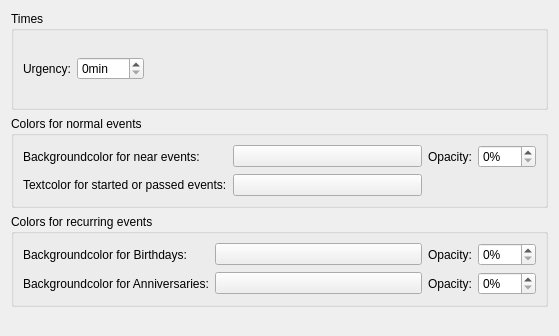
<?xml version="1.0" encoding="UTF-8"?>
<ui version="4.0">
 <class>EventAppletColorConfig</class>
 <widget class="QWidget" name="EventAppletColorConfig">
  <property name="geometry">
   <rect>
    <x>0</x>
    <y>0</y>
    <width>559</width>
    <height>336</height>
   </rect>
  </property>
  <property name="windowTitle">
   <string>Form</string>
  </property>
  <layout class="QVBoxLayout" name="verticalLayout">
   <item>
    <widget class="QGroupBox" name="timeBox">
     <property name="title">
      <string>Times</string>
     </property>
     <layout class="QHBoxLayout" name="horizontalLayout">
      <item>
       <widget class="QLabel" name="label_8">
        <property name="text">
         <string>Urgency:</string>
        </property>
       </widget>
      </item>
      <item>
       <widget class="KIntSpinBox" name="urgencyBox">
        <property name="toolTip">
         <string>The time left until a event is marked as soon beginning.</string>
        </property>
        <property name="suffix">
         <string>min</string>
        </property>
        <property name="maximum">
         <number>280</number>
        </property>
       </widget>
      </item>
      <item>
       <spacer name="horizontalSpacer">
        <property name="orientation">
         <enum>Qt::Horizontal</enum>
        </property>
        <property name="sizeHint" stdset="0">
         <size>
          <width>397</width>
          <height>58</height>
         </size>
        </property>
       </spacer>
      </item>
     </layout>
    </widget>
   </item>
   <item>
    <widget class="QGroupBox" name="normalEventsBox">
     <property name="title">
      <string>Colors for normal events</string>
     </property>
     <layout class="QGridLayout" name="gridLayout_2">
      <item row="0" column="0">
       <widget class="QLabel" name="label">
        <property name="text">
         <string>Backgroundcolor for near events:</string>
        </property>
       </widget>
      </item>
      <item row="0" column="1">
       <widget class="KColorButton" name="urgentColorButton">
        <property name="sizePolicy">
         <sizepolicy hsizetype="MinimumExpanding" vsizetype="Fixed">
          <horstretch>0</horstretch>
          <verstretch>0</verstretch>
         </sizepolicy>
        </property>
        <property name="toolTip">
         <string>The backgroundcolor for soon beginning events.</string>
        </property>
       </widget>
      </item>
      <item row="0" column="2">
       <widget class="QLabel" name="label_5">
        <property name="text">
         <string>Opacity:</string>
        </property>
       </widget>
      </item>
      <item row="0" column="3">
       <widget class="KIntSpinBox" name="urgentOpacity">
        <property name="suffix">
         <string>%</string>
        </property>
        <property name="maximum">
         <number>100</number>
        </property>
       </widget>
      </item>
      <item row="1" column="0">
       <widget class="QLabel" name="label_4">
        <property name="text">
         <string>Textcolor for started or passed events:</string>
        </property>
       </widget>
      </item>
      <item row="1" column="1">
       <widget class="KColorButton" name="startedColorButton">
        <property name="sizePolicy">
         <sizepolicy hsizetype="MinimumExpanding" vsizetype="Fixed">
          <horstretch>0</horstretch>
          <verstretch>0</verstretch>
         </sizepolicy>
        </property>
        <property name="toolTip">
         <string>The textcolor for already started or passed events.</string>
        </property>
       </widget>
      </item>
     </layout>
    </widget>
   </item>
   <item>
    <widget class="QGroupBox" name="recurringEventsBox">
     <property name="title">
      <string>Colors for recurring events</string>
     </property>
     <layout class="QGridLayout" name="gridLayout">
      <item row="0" column="0">
       <widget class="QLabel" name="label_2">
        <property name="text">
         <string>Backgroundcolor for Birthdays:</string>
        </property>
       </widget>
      </item>
      <item row="0" column="1">
       <widget class="KColorButton" name="birthdayColorButton">
        <property name="sizePolicy">
         <sizepolicy hsizetype="MinimumExpanding" vsizetype="Fixed">
          <horstretch>0</horstretch>
          <verstretch>0</verstretch>
         </sizepolicy>
        </property>
        <property name="toolTip">
         <string>The backgroundcolor for birthdays.</string>
        </property>
       </widget>
      </item>
      <item row="0" column="2">
       <widget class="QLabel" name="label_6">
        <property name="text">
         <string>Opacity:</string>
        </property>
       </widget>
      </item>
      <item row="0" column="3">
       <widget class="KIntSpinBox" name="birthdayOpacity">
        <property name="suffix">
         <string>%</string>
        </property>
        <property name="maximum">
         <number>100</number>
        </property>
       </widget>
      </item>
      <item row="1" column="0">
       <widget class="QLabel" name="label_3">
        <property name="text">
         <string>Backgroundcolor for Anniversaries:</string>
        </property>
       </widget>
      </item>
      <item row="1" column="1">
       <widget class="KColorButton" name="anniversariesColorButton">
        <property name="sizePolicy">
         <sizepolicy hsizetype="MinimumExpanding" vsizetype="Fixed">
          <horstretch>0</horstretch>
          <verstretch>0</verstretch>
         </sizepolicy>
        </property>
        <property name="toolTip">
         <string>The backgroundcolor for anniversaries.</string>
        </property>
       </widget>
      </item>
      <item row="1" column="2">
       <widget class="QLabel" name="label_7">
        <property name="text">
         <string>Opacity:</string>
        </property>
       </widget>
      </item>
      <item row="1" column="3">
       <widget class="KIntSpinBox" name="anniversariesOpacity">
        <property name="suffix">
         <string>%</string>
        </property>
        <property name="maximum">
         <number>100</number>
        </property>
       </widget>
      </item>
     </layout>
    </widget>
   </item>
   <item>
    <spacer name="verticalSpacer">
     <property name="orientation">
      <enum>Qt::Vertical</enum>
     </property>
     <property name="sizeHint" stdset="0">
      <size>
       <width>93</width>
       <height>40</height>
      </size>
     </property>
    </spacer>
   </item>
  </layout>
 </widget>
 <customwidgets>
  <customwidget>
   <class>KIntSpinBox</class>
   <extends>QSpinBox</extends>
   <header>knuminput.h</header>
  </customwidget>
  <customwidget>
   <class>KColorButton</class>
   <extends>QPushButton</extends>
   <header>kcolorbutton.h</header>
  </customwidget>
 </customwidgets>
 <resources/>
 <connections/>
</ui>
